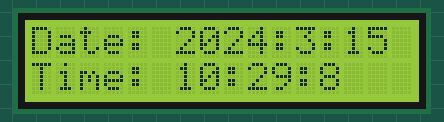
The sketch below on a simulated ESP8266 (NodeMCU). Shown: 16×2 character LCD. WiFi joins after 1.5 s; servers stay silent unless stated; the local clock reads 2024-03-15 10:24:30 at power-on unless the sketch sets it; what the sketch prints to the serial monitor is not drawn.

Above: at 1.7 s.
At 5.9 s:
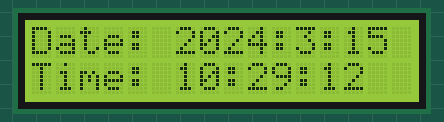
At 11.0 s:
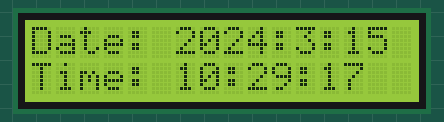
At 20.4 s:
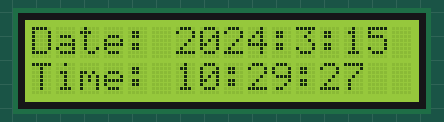
At 29.7 s:
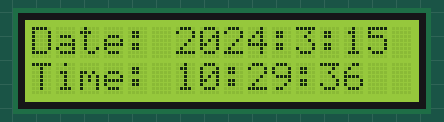
At 39.0 s:
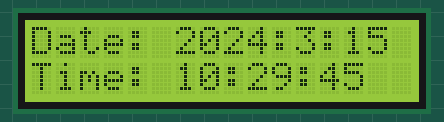

Measured:
- what the display in image 0 shows lasts 1.0 s, from 1.7 s to 2.7 s

The sketch:

getFirebaseDs3231LCD.ino
```cpp
//25July, add scrolling text next

#include <Wire.h>
#include "RTClib.h"
#include "FirebaseESP8266.h"
#include <LiquidCrystal_I2C.h>
#include <ESP8266WiFi.h>

#define FIREBASE_HOST "esp8266-f2775.firebaseio.com"
#define FIREBASE_AUTH "EQ0xXkArCNnNnDlrd7kxaroYoTULU1lZgDPLtD9L"
#define WIFI_SSID "ZONGZ"
#define WIFI_PASSWORD "zz12343705"

FirebaseData firebaseData;
LiquidCrystal_I2C lcd(0x27, 16, 2);
RTC_DS3231 rtc;

char daysOfTheWeek[7][12] = {"SUN", "MON", "TUE", "WED", "THU", "FRI", "SAT"};

String summary = "This is a test event.";
String begins = "Jul 25, 2020 03:37:45 AM";
String ends = "Jul 25, 2020 03:37:45 AM";

void setup ()
{
  Serial.begin(115200);

  WiFi.begin(WIFI_SSID, WIFI_PASSWORD);
  Serial.print("Connecting to Wi-Fi");
  while (WiFi.status() != WL_CONNECTED)
  {
    Serial.print(".");
    delay(300);
  }

  Serial.println();
  Serial.print("Connected with IP: ");
  Serial.println(WiFi.localIP());
  Serial.println();

  Firebase.begin(FIREBASE_HOST, FIREBASE_AUTH);
  Firebase.reconnectWiFi(true);

  if (! rtc.begin()) {
    Serial.println("Couldn't find RTC");
    while (1);
  }

  if (rtc.lostPower()) {
    rtc.adjust(DateTime(F(__DATE__), F(__TIME__)));
  }

  lcd.begin(16, 2);
  lcd.init();

  lcd.backlight();
}

void loop ()
{
  DateTime now = rtc.now();

  if(now.hour() == 0 && now.minute() == 0){
    checkEvents();
  }

  showDate(now);

  String today = daysOfTheWeek[now.dayOfTheWeek()];

  if(summary == ""){
    Serial.println(today + ": Nothing Scheduled!");
  }
  else{
    Serial.println(today + ": " + summary + " from " + begins + " to " + ends);
  }

  Serial.println();
  delay(1000);
  lcd.clear();
}

void checkEvents(){


  if (Firebase.getString(firebaseData, "/calendar/event/summary")){
    summary = firebaseData.stringData();
  } else {
    Serial.print("Error in getString: ");
    Serial.println(firebaseData.errorReason());
  }


  if (Firebase.getString(firebaseData, "/calendar/event/begins")){
    begins = firebaseData.stringData();
  } else {
    Serial.print("Error in getString: ");
    Serial.println(firebaseData.errorReason());
  }


  if (Firebase.getString(firebaseData, "/calendar/event/ends")){
    ends = firebaseData.stringData();
  } else {
    Serial.print("Error in getString: ");
    Serial.println(firebaseData.errorReason());
  }
}

void showDate(DateTime dt){
  dt = dt + TimeSpan(0,0,4,37);

  lcd.setCursor(0, 0);
  lcd.print("Date: ");
  lcd.setCursor(0, 1);
  lcd.print("Time: ");

  lcd.setCursor(6, 0);
  lcd.print(dt.year(), DEC);
  lcd.print(":");
  lcd.print(dt.month(), DEC);
  lcd.print(":");
  lcd.print(dt.day(), DEC);

  lcd.setCursor(6, 1);
  lcd.print(dt.hour(), DEC);
  lcd.print(":");
  lcd.print(dt.minute(), DEC);
  lcd.print(":");
  lcd.print(dt.second(), DEC);
}


//  if (Firebase.getString(firebaseData, "/calendar/event/summary"))
//  {
//    Serial.print("Event summary: ");
//    Serial.println(firebaseData.stringData());
//  } else {
//    Serial.print("Error in getString: ");
//    Serial.println(firebaseData.errorReason());
//  }
//
//  if (Firebase.getString(firebaseData, "/calendar/event/begins"))
//  {
//    Serial.print("Event begin time: ");
//    Serial.println(firebaseData.stringData());
//  } else {
//    Serial.print("Error in getString: ");
//    Serial.println(firebaseData.errorReason());
//  }
//
//  if (Firebase.getString(firebaseData, "/calendar/event/ends"))
//  {
//    Serial.print("Event end time: ");
//    Serial.println(firebaseData.stringData());
//  } else {
//    Serial.print("Error in getString: ");
//    Serial.println(firebaseData.errorReason());
//  }
```
